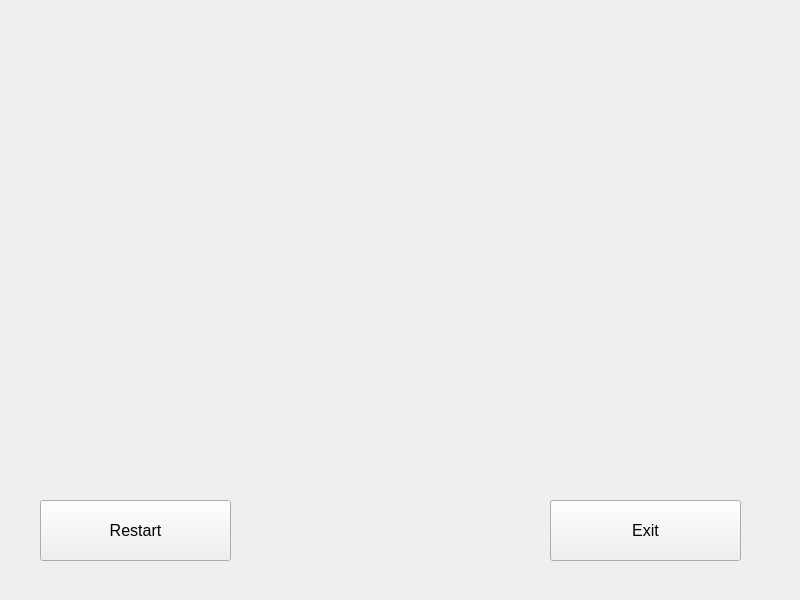
<?xml version="1.0" encoding="UTF-8"?>
<ui version="4.0">
 <class>vogl_g_w</class>
 <widget class="QMainWindow" name="vogl_g_w">
  <property name="geometry">
   <rect>
    <x>0</x>
    <y>0</y>
    <width>800</width>
    <height>600</height>
   </rect>
  </property>
  <property name="windowTitle">
   <string>GameWindow</string>
  </property>
  <widget class="QWidget" name="centralwidget">
   <widget class="QWidget" name="verticalLayoutWidget">
    <property name="geometry">
     <rect>
      <x>40</x>
      <y>30</y>
      <width>701</width>
      <height>451</height>
     </rect>
    </property>
    <layout class="QVBoxLayout" name="verticalLayout_2">
     <item>
      <layout class="QGridLayout" name="gridLayout"/>
     </item>
    </layout>
   </widget>
   <widget class="QPushButton" name="restartButton">
    <property name="geometry">
     <rect>
      <x>40</x>
      <y>500</y>
      <width>191</width>
      <height>61</height>
     </rect>
    </property>
    <property name="font">
     <font>
      <pointsize>12</pointsize>
     </font>
    </property>
    <property name="text">
     <string>Restart</string>
    </property>
   </widget>
   <widget class="QPushButton" name="exitButton">
    <property name="geometry">
     <rect>
      <x>550</x>
      <y>500</y>
      <width>191</width>
      <height>61</height>
     </rect>
    </property>
    <property name="font">
     <font>
      <pointsize>12</pointsize>
     </font>
    </property>
    <property name="text">
     <string>Exit</string>
    </property>
   </widget>
  </widget>
 </widget>
 <resources/>
 <connections/>
</ui>
